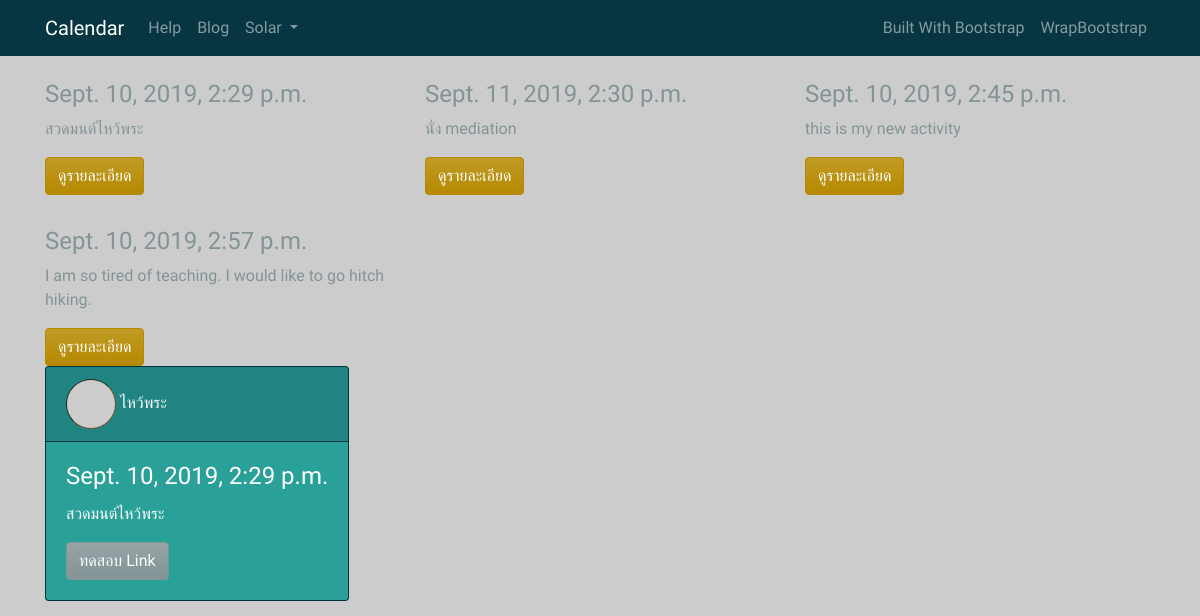
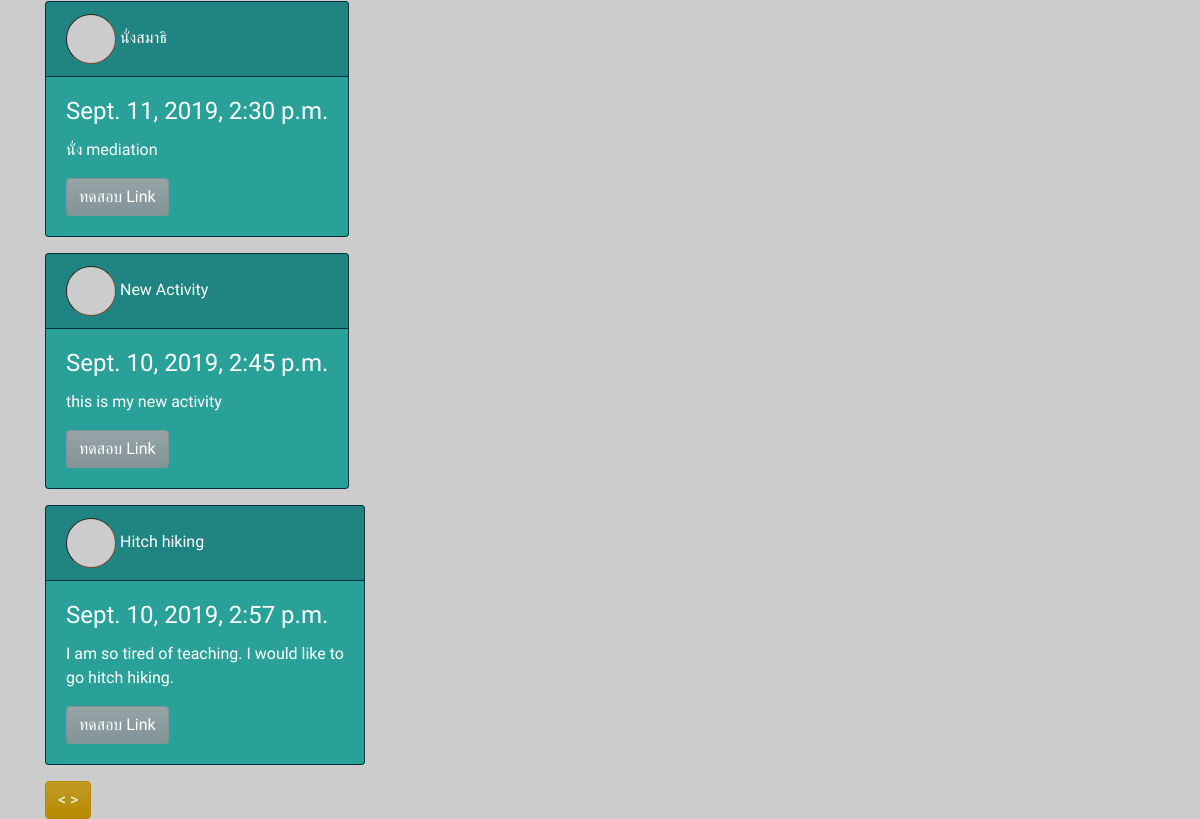
The app's page /myapp, older data (2 pictures, top to bottom).
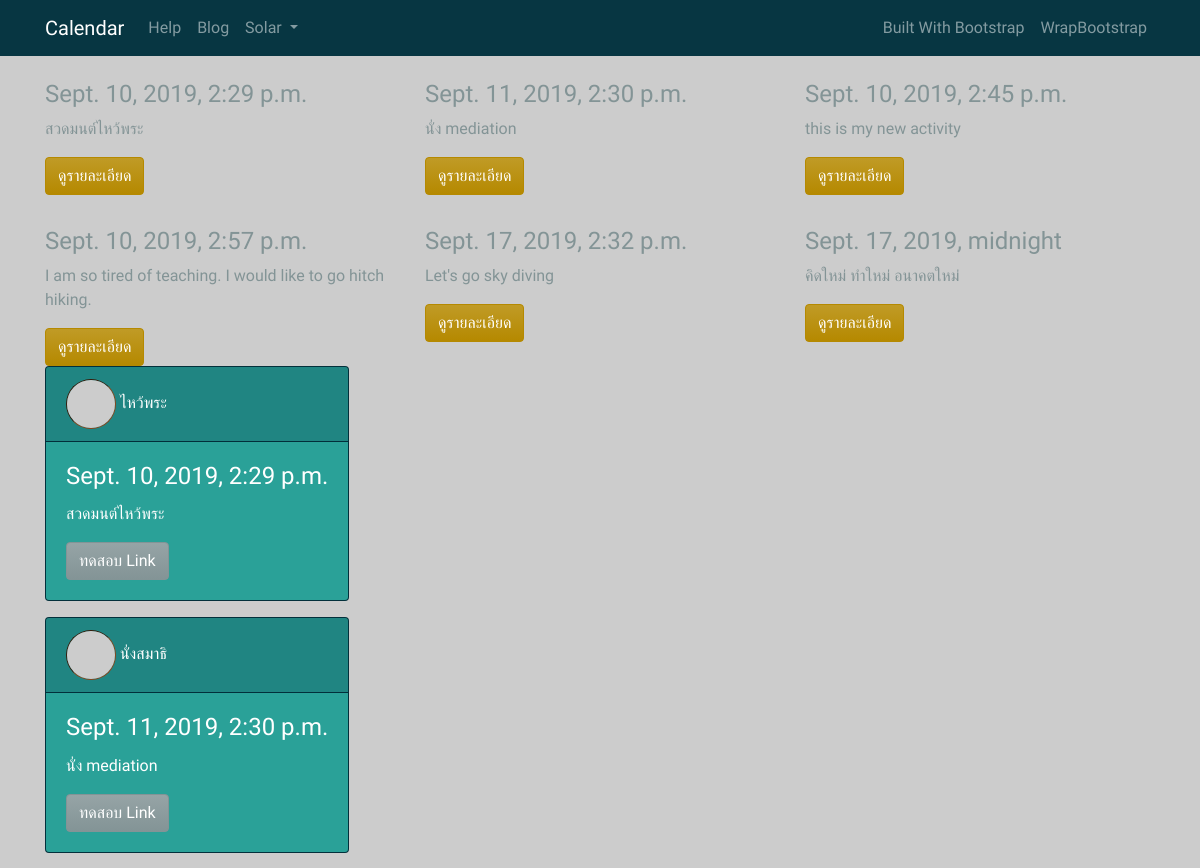
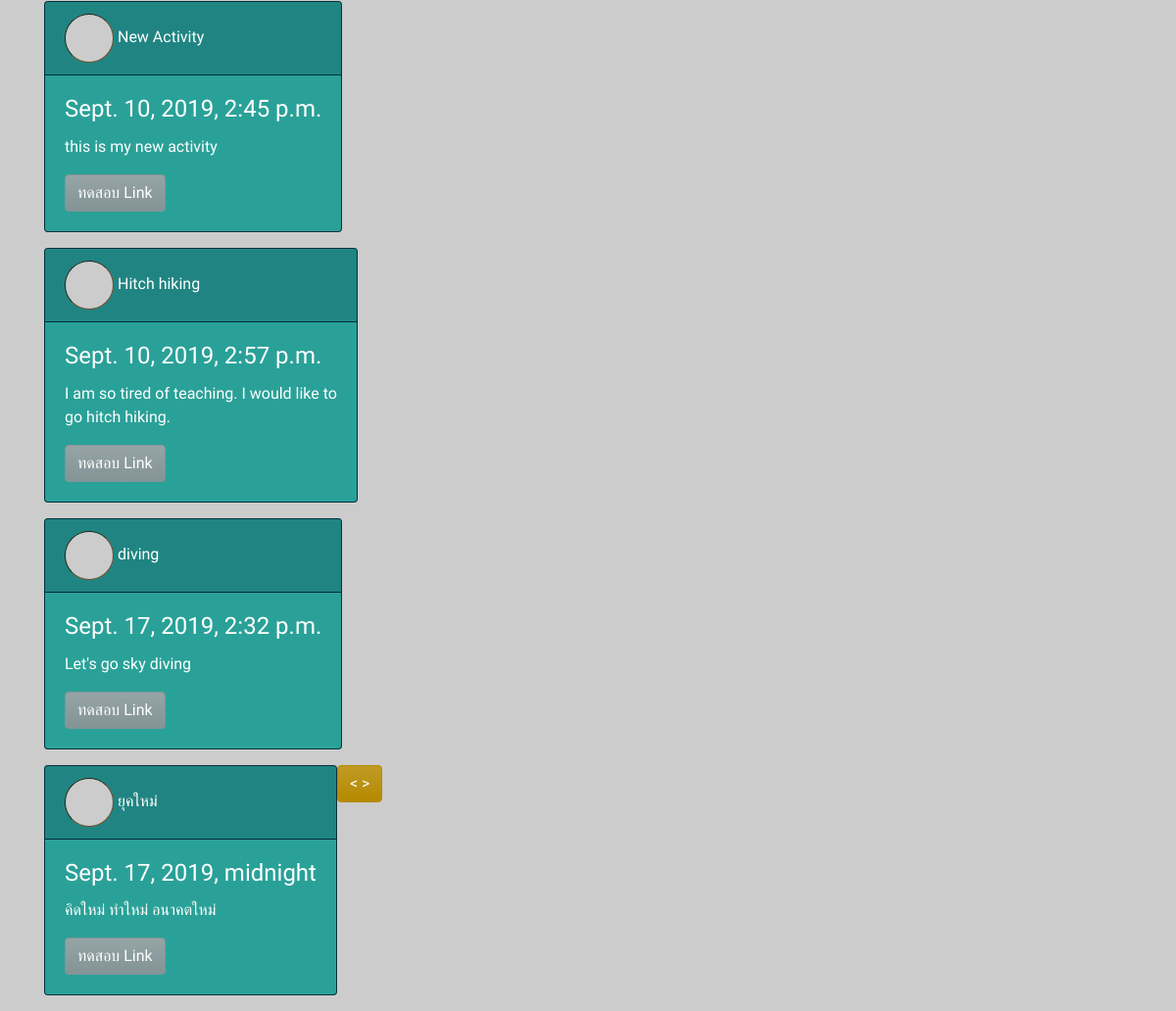
The same page, newer data (2 pictures, top to bottom).
### myapp/models.py (models this page shows)
class Kijakum(models.Model):
    title = models.CharField(max_length=100)
    date = models.DateTimeField()
    description = models.TextField()
    created = models.DateTimeField(auto_now_add=True)
    def __str__(self):
      return f'{self.title}'

### myapp/views.py (the view)
# urls.py: path('myapp', views.myapp),
def myapp(req):
    kijakums = Kijakum.objects.all()
    return render(req, 'myapp/myapp.html', { 'kijakums': kijakums })

### myapp/templates/myapp/myapp.html
{% extends 'myapp/base.html' %}
{% block content %}
<div class="container">
    <div class="row" style="padding-top: 3em;"></div>
    <div class="row">
        {% for kij in kijakums %}
        {% include 'myapp/_calendar_entry.html' %}
        {% endfor %}
    </div>
    <div class="row">
        <div class="col-lg-4">
            <div class="bs-component">
                {% for kij in kijakums %}
                    {% include 'myapp/new_kij.html' %}
                {% endfor %}
                <button class="source-button btn btn-primary btn-xs" role="button" tabindex="0">&lt; &gt;</button>
            </div>
        </div>
    </div>
</div>
{% endblock %}

### myapp/templates/myapp/_calendar_entry.html (shortened to what this page needs)
<div class="calendar_entry col-lg-4">
  <br />
  <h4>{{ kij.date }}</h4>
  <p>
    {{ kij.description }}
  </p>
  <button class="btn btn-primary">ดูรายละเอียด</button>
</div>

### myapp/templates/myapp/new_kij.html
<div class="card text-white bg-success mb-3" style="float: left; max-width: 20rem;">
    <div class="card-header">
        <img class="avatar boxshadow"src="https://picsum.photos/48">
        {{ kij.title }}</div>
    <div class="card-body">
        <h4 class="card-title">{{ kij.date }}</h4>
        <p class="card-text">
            {{ kij.description }}<br/>
        </p>
        <a href="kij/{{kij}}" class="btn btn-secondary">ทดสอบ Link</a>
    </div>
</div>

Row changes from the older to the newer data that the page shows:
added Kijakum: date "Sept. 17, 2019, 2:32 p.m.", description "Let's go sky diving", title "diving"
added Kijakum: date "Sept. 17, 2019, midnight", description "คิดใหม่ ทำใหม่ อนาคตใหม่", title "ยุคใหม่"
